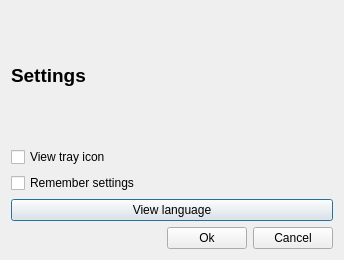
<?xml version="1.0" encoding="UTF-8"?>
<ui version="4.0">
 <class>SettingsDialog</class>
 <widget class="QDialog" name="SettingsDialog">
  <property name="geometry">
   <rect>
    <x>0</x>
    <y>0</y>
    <width>344</width>
    <height>260</height>
   </rect>
  </property>
  <property name="windowTitle">
   <string>Dialog</string>
  </property>
  <layout class="QVBoxLayout" name="verticalLayout_3">
   <item>
    <layout class="QVBoxLayout" name="verticalLayout_2">
     <item>
      <widget class="QLabel" name="label">
       <property name="text">
        <string>&lt;!DOCTYPE HTML PUBLIC &quot;-//W3C//DTD HTML 4.0//EN&quot; &quot;http://www.w3.org/TR/REC-html40/strict.dtd&quot;&gt;
&lt;html&gt;&lt;head&gt;&lt;meta name=&quot;qrichtext&quot; content=&quot;1&quot; /&gt;&lt;style type=&quot;text/css&quot;&gt;
p, li { white-space: pre-wrap; }
&lt;/style&gt;&lt;/head&gt;&lt;body style=&quot; font-family:'Ubuntu'; font-size:9pt; font-weight:400; font-style:normal;&quot;&gt;
&lt;p style=&quot; margin-top:0px; margin-bottom:0px; margin-left:0px; margin-right:0px; -qt-block-indent:0; text-indent:0px;&quot;&gt;&lt;span style=&quot; font-size:14pt; font-weight:600;&quot;&gt;Settings&lt;/span&gt;&lt;/p&gt;&lt;/body&gt;&lt;/html&gt;</string>
       </property>
      </widget>
     </item>
     <item>
      <layout class="QVBoxLayout" name="verticalLayout">
       <item>
        <widget class="QCheckBox" name="chbTray">
         <property name="text">
          <string>View tray icon</string>
         </property>
        </widget>
       </item>
       <item>
        <widget class="QCheckBox" name="chbRem">
         <property name="text">
          <string>Remember settings</string>
         </property>
        </widget>
       </item>
       <item>
        <widget class="QPushButton" name="btnLanguage">
         <property name="text">
          <string>View language</string>
         </property>
        </widget>
       </item>
      </layout>
     </item>
     <item>
      <layout class="QHBoxLayout" name="horizontalLayout">
       <item>
        <spacer name="horizontalSpacer">
         <property name="orientation">
          <enum>Qt::Horizontal</enum>
         </property>
         <property name="sizeHint" stdset="0">
          <size>
           <width>40</width>
           <height>20</height>
          </size>
         </property>
        </spacer>
       </item>
       <item>
        <widget class="QPushButton" name="btnOk">
         <property name="text">
          <string>Ok</string>
         </property>
        </widget>
       </item>
       <item>
        <widget class="QPushButton" name="btnCancel">
         <property name="text">
          <string>Cancel</string>
         </property>
        </widget>
       </item>
      </layout>
     </item>
    </layout>
   </item>
  </layout>
 </widget>
 <resources/>
 <connections/>
</ui>
